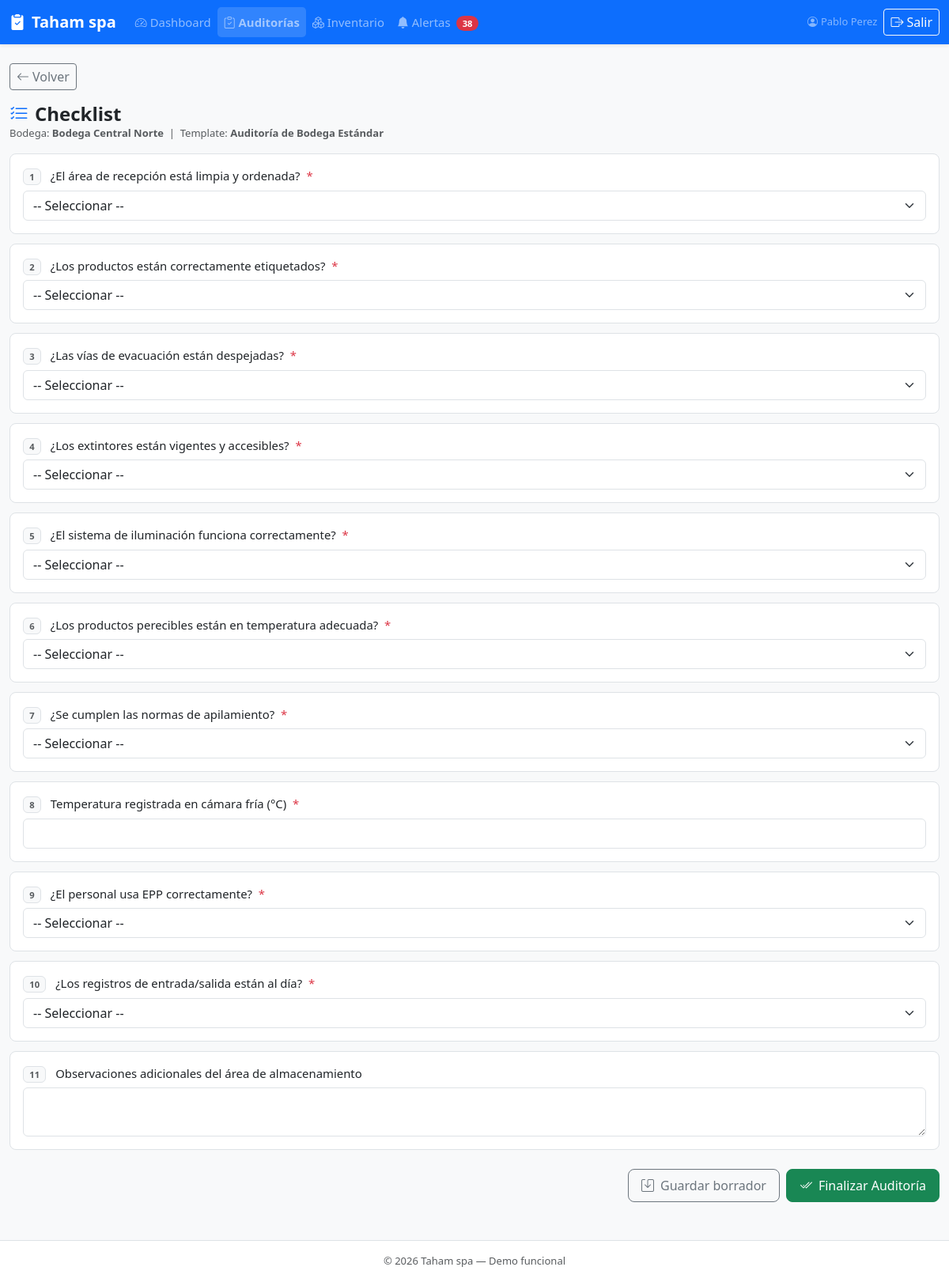
Before: /audits/25/checklist/ (signed in) with the older database file.
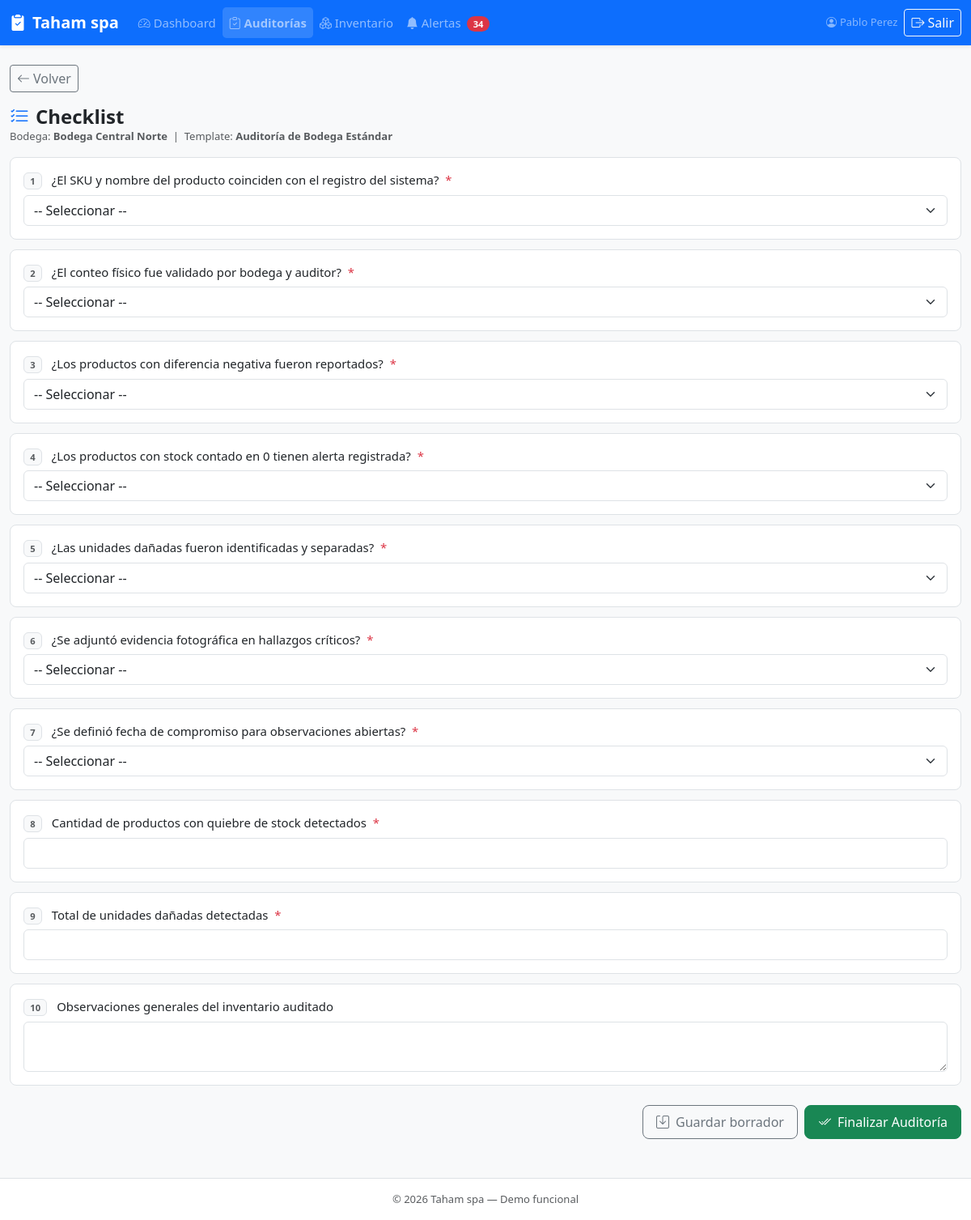
After: the same page with the newer database file.
### audits/models.py (models this page shows, shortened)
class Audit(models.Model):
    STATUS_CHOICES = [
        ('pending', 'Pendiente'),
        ('in_progress', 'En Progreso'),
        ('completed', 'Completada'),
    ]
    RESULT_CHOICES = [
        ('ok', 'OK'),
        ('with_observations', 'Con Observaciones'),
        ('critical', 'Crítica'),
    ]
    warehouse = models.ForeignKey(Warehouse, on_delete=models.CASCADE, related_name='audits')
    template = models.ForeignKey(AuditTemplate, on_delete=models.CASCADE)
    auditor = models.ForeignKey(User, on_delete=models.SET_NULL, null=True)
    status = models.CharField(max_length=20, choices=STATUS_CHOICES, default='pending')
    result = models.CharField(max_length=20, choices=RESULT_CHOICES, blank=True)
    compliance_pct = models.FloatField(default=0.0, verbose_name='% Cumplimiento')
    scheduled_date = models.DateField(default=timezone.now)
    completed_date = models.DateTimeField(null=True, blank=True)
    notes = models.TextField(blank=True, verbose_name='Notas generales')
    created_at = models.DateTimeField(auto_now_add=True)
    class Meta:
        verbose_name = 'Auditoría'
        verbose_name_plural = 'Auditorías'
        ordering = ['-created_at']

class Warehouse(models.Model):
    name = models.CharField(max_length=150, verbose_name='Nombre')
    location = models.CharField(max_length=200, verbose_name='Ubicación')
    manager = models.CharField(max_length=150, blank=True, verbose_name='Encargado')
    active = models.BooleanField(default=True)
    created_at = models.DateTimeField(auto_now_add=True)
    class Meta:
        verbose_name = 'Bodega'
        verbose_name_plural = 'Bodegas'
        ordering = ['name']

class AuditTemplate(models.Model):
    name = models.CharField(max_length=150, verbose_name='Nombre del Template')
    description = models.TextField(blank=True)
    created_at = models.DateTimeField(auto_now_add=True)
    class Meta:
        verbose_name = 'Template de Auditoría'
        verbose_name_plural = 'Templates de Auditoría'

class AuditItem(models.Model):
    ITEM_TYPES = [
        ('boolean', 'Sí / No'),
        ('text', 'Texto'),
        ('number', 'Número'),
    ]
    template = models.ForeignKey(AuditTemplate, on_delete=models.CASCADE, related_name='items')
    question = models.CharField(max_length=300, verbose_name='Pregunta')
    item_type = models.CharField(max_length=20, choices=ITEM_TYPES, default='boolean')
    order = models.PositiveIntegerField(default=0)
    required = models.BooleanField(default=True)
    class Meta:
        ordering = ['order']
        verbose_name = 'Ítem de Auditoría'
        verbose_name_plural = 'Ítems de Auditoría'

### audits/views.py (the view, shortened to what this page needs)
# urls.py: path('<int:pk>/checklist/', views.audit_checklist, name='audit_checklist'),
@login_required
def audit_checklist(request, pk):
    audit = get_object_or_404(Audit, pk=pk)
    if audit.status == 'completed':
        messages.info(request, 'La auditoria ya esta completada. Se muestra el detalle final.')
        return redirect('audits:audit_detail', pk=audit.pk)
    items = audit.template.items.all()
    field_definitions = {item.pk: build_response_form(item) for item in items}
    existing = {r.item_id: r for r in audit.responses.all()}
    items_with_fields = []
    for item in items:
        resp = existing.get(item.pk)
        current_value = None
        items_with_fields.append({
            'item': item,
            'field_name': f'item_{item.pk}',
            'current_value': current_value,
        })
    context = {
        'audit': audit,
        'items_with_fields': items_with_fields,
    }
    return render(request, 'audit_checklist.html', context)

### audits/forms.py (called while the page is built)
def build_response_form(audit_item):
    if audit_item.item_type == 'boolean':
        field = forms.NullBooleanField(
            label=audit_item.question,
            required=audit_item.required,
            widget=forms.Select(
                choices=[('', '-- Seleccionar --'), (True, 'Sí'), (False, 'No')],
                attrs={'class': 'form-select'},
            ),
        )
    elif audit_item.item_type == 'number':
        field = forms.FloatField(
            label=audit_item.question,
            required=audit_item.required,
            widget=forms.NumberInput(attrs={'class': 'form-control', 'step': 'any'}),
        )
    else:
        field = forms.CharField(
            label=audit_item.question,
            required=audit_item.required,
            widget=forms.Textarea(attrs={'class': 'form-control', 'rows': 2}),
        )
    return field

### core/context_processors.py (called while the page is built)
def alerts_counter(request):
    if not request.user.is_authenticated:
        return {'alerts_count': 0}
    from inventory.models import InventoryRecord
    shortage_count = InventoryRecord.objects.filter(
        counted_stock__lt=models.F('expected_stock')
    ).count()
    damaged_count = InventoryRecord.objects.filter(damaged_stock__gt=0).count()
    return {'alerts_count': shortage_count + damaged_count}

### templates/audit_checklist.html (shortened to what this page needs)
{% extends "base.html" %}
{% block nav_audits %}active-page{% endblock %}
{% block content %}
<div class="mb-3">
  <a href="{% url 'audits:audit_list' %}" class="btn btn-sm btn-outline-secondary">
    <i class="bi bi-arrow-left me-1"></i>Volver
  </a>
</div>
<div class="d-flex align-items-start justify-content-between mb-3 flex-wrap gap-2">
  <div>
    <h1 class="h4 fw-bold mb-0">
      <i class="bi bi-list-check me-2 text-primary"></i>Checklist
    </h1>
    <p class="text-muted small mb-0">
      Bodega: <strong>{{ audit.warehouse.name }}</strong> &nbsp;|&nbsp;
      Template: <strong>{{ audit.template.name }}</strong>
    </p>
  </div>
</div>
<form method="post">
  {% for entry in items_with_fields %}
  <div class="checklist-item">
    <label for="id_item_{{ entry.item.pk }}">
      <span class="badge bg-light text-muted border me-2 small">{{ forloop.counter }}</span>
      {{ entry.item.question }}
      {% if entry.item.required %}<span class="text-danger ms-1">*</span>{% endif %}
    </label>
    {% if entry.item.item_type == 'boolean' %}
      <select name="{{ entry.field_name }}" id="id_item_{{ entry.item.pk }}" class="form-select">
        <option value="" {% if entry.current_value is None %}selected{% endif %}>-- Seleccionar --</option>
      </select>
    {% elif entry.item.item_type == 'number' %}
      <input type="number" step="any" name="{{ entry.field_name }}" id="id_item_{{ entry.item.pk }}"
             class="form-control"
             value="{{ entry.current_value|default:'' }}">
    {% else %}
      <textarea name="{{ entry.field_name }}" id="id_item_{{ entry.item.pk }}"
                class="form-control" rows="2">{{ entry.current_value|default:'' }}</textarea>
    {% endif %}
  </div>
  {% empty %}
  <div class="alert alert-warning">
    Este template no tiene ítems configurados.
  </div>
  {% endfor %}
  <div class="d-flex gap-2 justify-content-end mt-4 flex-wrap">
    <button type="submit" name="action" value="save" class="btn btn-outline-secondary btn-lg">
      <i class="bi bi-save me-2"></i>Guardar borrador
    </button>
    <button type="submit" name="action" value="complete" class="btn btn-success btn-lg">
      <i class="bi bi-check2-all me-2"></i>Finalizar Auditoría
    </button>
  </div>
</form>
{% endblock %}

### templates/base.html (shortened to what this page needs)
<!DOCTYPE html>
<html lang="es">
<head>
  <link href="https://cdn.jsdelivr.net/npm/bootstrap@5.3.3/dist/css/bootstrap.min.css" rel="stylesheet">
  <link href="https://cdn.jsdelivr.net/npm/bootstrap-icons@1.11.3/font/bootstrap-icons.min.css" rel="stylesheet">
  {% load static %}
  <link rel="stylesheet" href="{% static 'css/main.css' %}">
</head>
<body class="bg-light">
{% if user.is_authenticated %}
<nav class="navbar navbar-expand-lg navbar-dark bg-primary shadow-sm">
  <div class="container-fluid">
    <a class="navbar-brand fw-bold" href="{% url 'dashboard:index' %}">
      <i class="bi bi-clipboard2-check-fill me-2"></i>Taham spa
    </a>
    <div class="collapse navbar-collapse" id="navMenu">
      <ul class="navbar-nav me-auto mb-2 mb-lg-0">
        <li class="nav-item">
          <a class="nav-link {% block nav_dashboard %}{% endblock %}" href="{% url 'dashboard:index' %}">
            <i class="bi bi-speedometer2 me-1"></i>Dashboard
          </a>
        </li>
        <li class="nav-item">
          <a class="nav-link {% block nav_audits %}{% endblock %}" href="{% url 'audits:audit_list' %}">
            <i class="bi bi-clipboard-check me-1"></i>Auditorías
          </a>
        </li>
        <li class="nav-item">
          <a class="nav-link {% block nav_inventory %}{% endblock %}" href="{% url 'inventory:inventory_list' %}">
            <i class="bi bi-boxes me-1"></i>Inventario
          </a>
        </li>
        <li class="nav-item">
          <a class="nav-link {% block nav_alerts %}{% endblock %}" href="{% url 'core:alerts' %}">
            <i class="bi bi-bell-fill me-1"></i>Alertas
            <span class="badge rounded-pill bg-danger ms-1">{{ alerts_count }}</span>
          </a>
        </li>
      </ul>
      <div class="d-flex align-items-center gap-2">
        <span class="text-white-50 small d-none d-md-inline">
          <i class="bi bi-person-circle me-1"></i>{{ user.get_full_name|default:user.username }}
        </span>
        <a href="{% url 'core:logout' %}" class="btn btn-outline-light btn-sm">
          <i class="bi bi-box-arrow-right me-1"></i>Salir
        </a>
      </div>
    </div>
  </div>
</nav>
{% endif %}
<main class="{% if user.is_authenticated %}container-fluid py-4{% endif %}">
  {% block content %}{% endblock %}
</main>
{% if user.is_authenticated %}
<footer class="text-center text-muted small py-3 mt-4 border-top bg-white">
  &copy; 2026 Taham spa &mdash; Demo funcional
</footer>
{% endif %}
</body>
</html>

### static/css/main.css (style rules this page uses)
:root { --primary: #0d6efd; --success: #198754; --danger: #dc3545; --warning: #ffc107; }
body { font-size: 0.93rem; }
html, body { max-width: 100%; overflow-x: clip; }
input, select, textarea, .form-control, .form-select, .btn { font-size: 16px; }
.checklist-item { background: #fff; border: 1px solid #dee2e6; border-radius: .5rem; padding: 1rem; margin-bottom: .75rem; transition: border-color .15s; }
.checklist-item label { font-weight: 500; margin-bottom: .4rem; display: block; }
.nav-link.active-page { font-weight: 600; background: rgba(255,255,255,.15); border-radius: .3rem; }

Changed rows visible on the page:
removed AuditItem: item.question "¿El área de recepción está limpia y ordenada?", id "-- Seleccionar --"
removed AuditItem: item.question "¿Los productos están correctamente etiquetados?", id "-- Seleccionar --"
removed AuditItem: item.question "¿Las vías de evacuación están despejadas?", id "-- Seleccionar --"
removed AuditItem: item.question "¿Los extintores están vigentes y accesibles?", id "-- Seleccionar --"
removed AuditItem: item.question "¿El sistema de iluminación funciona correctamente?", id "-- Seleccionar --"
removed AuditItem: item.question "¿Los productos perecibles están en temperatura adecuada?", id "-- Seleccionar --"
removed AuditItem: item.question "¿Se cumplen las normas de apilamiento?", id "-- Seleccionar --"
removed AuditItem: item.question "Temperatura registrada en cámara fría (°C)"
removed AuditItem: item.question "¿El personal usa EPP correctamente?", id "-- Seleccionar --"
removed AuditItem: item.question "¿Los registros de entrada/salida están al día?", id "-- Seleccionar --"
removed AuditItem: item.question "Observaciones adicionales del área de almacenamiento"
added AuditItem: item.question "¿El SKU y nombre del producto coinciden con el registro del sistema?", id "-- Seleccionar --"
added AuditItem: item.question "¿El conteo físico fue validado por bodega y auditor?", id "-- Seleccionar --"
added AuditItem: item.question "¿Los productos con diferencia negativa fueron reportados?", id "-- Seleccionar --"
added AuditItem: item.question "¿Los productos con stock contado en 0 tienen alerta registrada?", id "-- Seleccionar --"
added AuditItem: item.question "¿Las unidades dañadas fueron identificadas y separadas?", id "-- Seleccionar --"
added AuditItem: item.question "¿Se adjuntó evidencia fotográfica en hallazgos críticos?", id "-- Seleccionar --"
added AuditItem: item.question "¿Se definió fecha de compromiso para observaciones abiertas?", id "-- Seleccionar --"
added AuditItem: item.question "Cantidad de productos con quiebre de stock detectados"
added AuditItem: item.question "Total de unidades dañadas detectadas"
added AuditItem: item.question "Observaciones generales del inventario auditado"
Other visible differences:
{{ alerts_count }}: "38" → "34"
